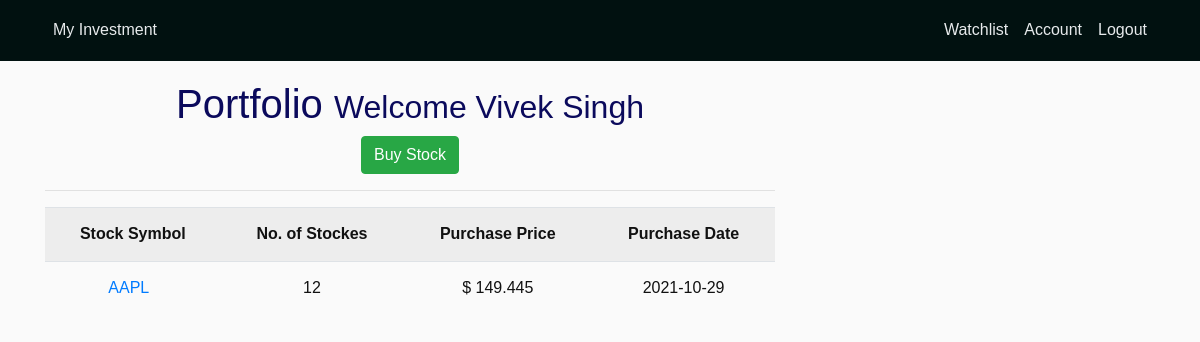
/my_investment (signed in), run on the app's committed database.
### stock/models.py (models this page shows, shortened)
class User(db.Model,UserMixin):
    id = db.Column(db.Integer,primary_key=True)
    username = db.Column(db.String(20), unique=True, nullable=False)
    name = db.Column(db.String(120), unique=True, nullable=False)
    password = db.Column(db.String(60), nullable=False)
    email = db.Column(db.String(120),nullable=False)
    image_file = db.Column(db.String(20), nullable=False, default='default.jpg')
    mobileno = db.Column(db.String(10), nullable=False, default='2342244')
    adharno = db.Column(db.String(100), nullable=False, default='23727474')
    panno = db.Column(db.String(100), nullable=False, default='839284823')
    stocks = db.relationship('Stock', backref='author', lazy=True)
    watch = db.relationship('Watch', backref='author', lazy=True)

class Stock(db.Model):
    id = db.Column(db.Integer,primary_key=True)
    stock_symbol = db.Column(db.String(20), nullable=False)
    number_of_shares = db.Column(db.Integer, nullable=False)
    purchase_price = db.Column(db.Integer, nullable=False)
    prchase_date = db.Column(db.DateTime, nullable=False, default=datetime.utcnow)
    user_id = db.Column(db.Integer, db.ForeignKey('user.id'), nullable=False)

### stock/routes.py (the view)
@app.route('/my_investment')
@login_required
def my_investment():
    stocks = Stock.query.filter_by(author=current_user)
    return render_template('dashboard.html',title='my_investment',stocks=stocks)

### stock/models.py (called while the page is built)
@login_manager.user_loader
def load_user(user_id):
    return User.query.get(int(user_id))

### stock/templates/dashboard.html
{% extends 'layout.html' %}
{% block content %}
<div class="text-center">
  <h1>Portfolio <small> Welcome {{current_user.name}}</small></h1>
  <a class="btn btn-success" href={{ url_for( 'get_price' ) }}> Buy Stock</a>
  <hr>
  <table class="table table-striped">
    <tr>
      <th>Stock Symbol</th>
      <th>No. of Stockes</th>
      <th>Purchase Price</th>
      <th>Purchase Date</th>
    </tr>
    {% for stock in stocks %}
      <tr>
        <td><a class="mr-2" href={{ url_for('stockes',stock_id=stock.id) }}>{{ stock.stock_symbol }}</a></td>
        <td>{{stock.number_of_shares}}</td>
        <td>$ {{stock.purchase_price}}</td>
        <td>{{stock.prchase_date.strftime('%Y-%m-%d')}}</td>
      </tr>
    {% endfor %}
  </table>
</div>
{% endblock content %}

### stock/static/css/main.css (style rules this page uses)
body { background: #fafafa; color: #111111; margin-top: 5rem; height: 100%; }
h1, h2, h3, h4, h5, h6 { color: #0b0a5c; }
html { height: 100%; }

### stock/templates/layout.html (style rules this page uses)
body,h1,h2,h3,h4,h5,h6 { font-family: "Raleway", sans-serif }
body, html { height: 100%; line-height: 1.8; }

### data on the page
User: name "Vivek Singh"
Stock: stock_symbol "AAPL", number_of_shares "12", purchase_price "149.445", prchase_date "2021-10-29"
